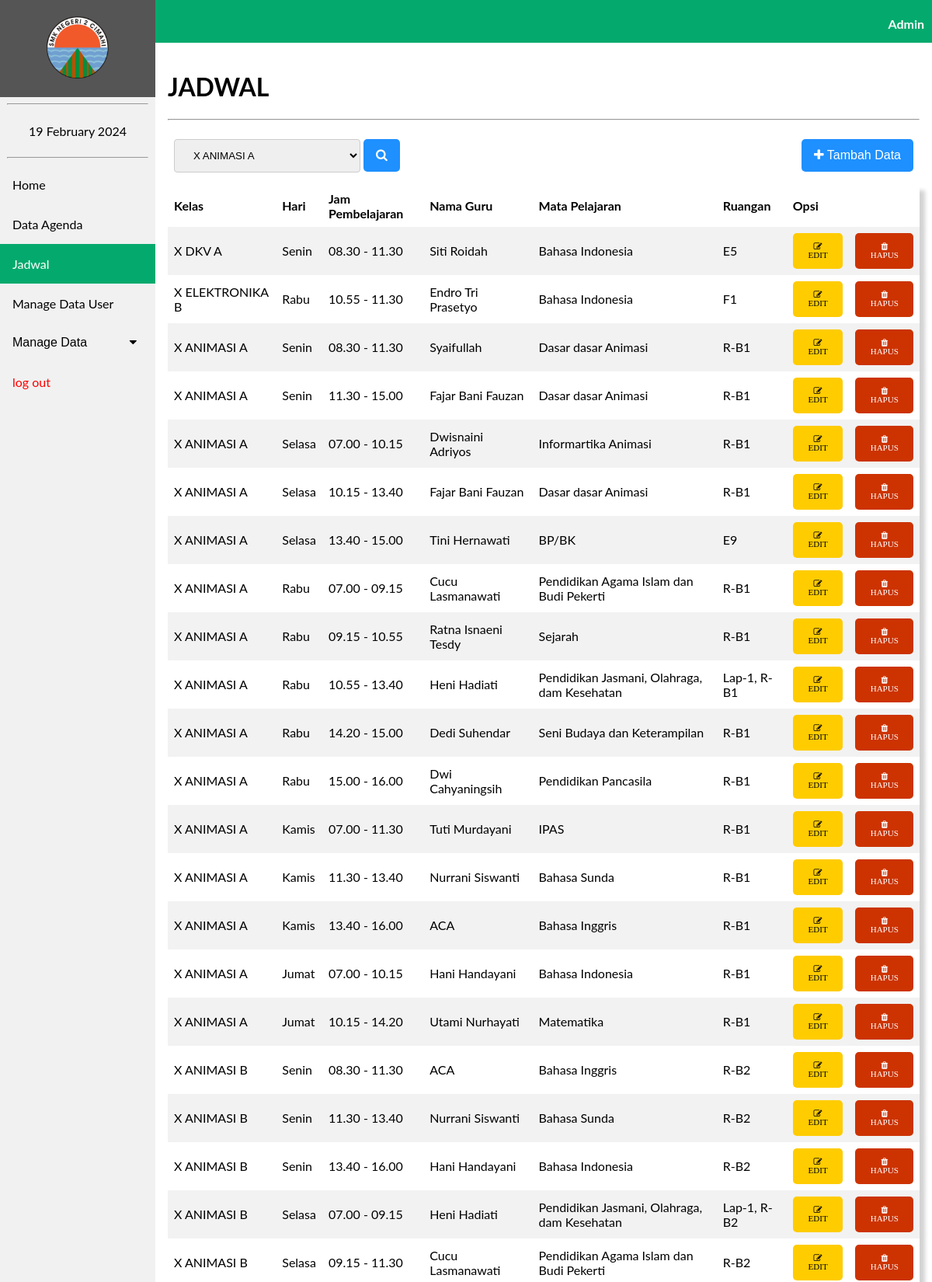
The app's page /agenda/jadwal.php (signed in, upper part) with its own data.
### tables this page shows
CREATE TABLE `tb_jadwal` (
  `id_jadwal` int(11) NOT NULL,
  `id_kelas` varchar(6) NOT NULL,
  `hari` varchar(10) NOT NULL,
  `jam_masuk` varchar(15) NOT NULL,
  `jam_selesai` varchar(15) NOT NULL,
  `nip` varchar(18) NOT NULL,
  `id_mapel` varchar(6) NOT NULL,
  `ruangan` varchar(50) NOT NULL
);

CREATE TABLE `tb_kelas` (
  `id_kelas` varchar(6) NOT NULL,
  `nama_kelas` varchar(50) NOT NULL,
  `username` varchar(50) NOT NULL,
  `password` varchar(50) NOT NULL,
  `role` int(11) NOT NULL
);

CREATE TABLE `tb_guru` (
  `nip` varchar(18) NOT NULL,
  `id_mapel` varchar(6) NOT NULL,
  `nama_guru` varchar(100) NOT NULL,
  `password` varchar(100) NOT NULL,
  `role` int(11) NOT NULL
);

CREATE TABLE `tb_mapel` (
  `id_mapel` varchar(6) NOT NULL,
  `nama_mapel` varchar(70) NOT NULL
);

### agenda/jadwal.php (the view, shortened to what this page needs)
<?php
    include 'koneksi.php';
    $sql = "SELECT tb_jadwal.id_jadwal, tb_kelas.nama_kelas, tb_jadwal.hari, tb_jadwal.jam_masuk, tb_jadwal.jam_selesai, tb_guru.nama_guru,
            tb_mapel.nama_mapel, tb_jadwal.ruangan FROM tb_jadwal INNER JOIN tb_kelas ON tb_jadwal.id_kelas=tb_kelas.id_kelas INNER JOIN
            tb_guru ON tb_jadwal.nip=tb_guru.nip INNER JOIN tb_mapel ON tb_jadwal.id_mapel = tb_mapel.id_mapel";
    $proses = mysqli_query($Conn, $sql);
    $sql1 = "SELECT * FROM tb_kelas";
    $proses1 = mysqli_query($Conn, $sql1);
?>
<!DOCTYPE html>
<html lang="en">
<head>
    <link rel="stylesheet" href="navbar.css">
    <link rel="stylesheet" href="https://cdnjs.cloudflare.com/ajax/libs/font-awesome/4.7.0/css/font-awesome.min.css">
</head>
<body>
    <header>
        <div class="sidebar">
            <a href="beranda3.php"><center><img src="image/2cmi.PNG" style="width: 80px; padding: 5px;"></center></a>
            <hr  style="width: 90%;">
            <center><a href="#"><?= date("d F Y"); ?></a></center>
            <hr  style="width: 90%;">
            <a href="beranda3.php">Home</a>
            <a href="data_admin.php">Data Agenda</a>
            <a class="active" href="jadwal.php">Jadwal</a>
            <a href="manage_data_user.php">Manage Data User</a>
            <button class="dropdown-btn">Manage Data
            <i class="fa fa-caret-down"></i>
            </button>
            <a style="color: red;"href="logout.php"> log out</button></a>
        </div>
    </header>
    <div class="head" style="display: inline-block;">
        <p style="margin-right: 10px;"><b>Admin</b></p>
    </div>
    <div class="content">
    <h1>JADWAL</h1><hr>
    <table>
        <tr>
            <td><form action="s_jadwal.php" method="POST"><select name="search">
                <?php
                    foreach($proses1 as $k){ ?>
                    <option value="<?= $k['id_kelas'] ?>"><?= $k['nama_kelas'] ?></option>
                <?php } ?>
            </select>
            <button class="btn1" name="submit"><i class="fa fa-search"></i></button></form></td>
            <td style="text-align:right;"><a href="input_jadwal.php"><button class="btn1"><i class="fa fa-plus"></i> Tambah Data</button></a></td>
        </tr>
    </table>
    <table style="box-shadow: 7px 7px 5px lightgrey;">
        <tr>
            <th>Kelas</th>
            <th>Hari</th>
            <th>Jam Pembelajaran</th>
            <th>Nama Guru</th>
            <th>Mata Pelajaran</th>
            <th>Ruangan</th>
            <th>Opsi</th>
        </tr>
        <?php
            foreach($proses as $data){
        ?>
        <tr>
            <td><?= $data['nama_kelas'] ?></td>
            <td><?= $data['hari'] ?></td>
            <td><?= $data['jam_masuk']." - ".$data['jam_selesai'] ?></td>
            <td><?= $data['nama_guru'] ?></td>
            <td><?= $data['nama_mapel'] ?></td>
            <td><?= $data['ruangan'] ?></td>
            <td><a href="edit_jadwal.php?id=<?= $data['id_jadwal'] ?>"><button class="btn1" name="submit" style="font-size: 11px;background-color: #ffcc00;color: #000000;"><i class="fa fa-edit"> EDIT</i></button></a>
            <td><a href="hapus_jadwal.php?id=<?= $data['id_jadwal'] ?>"><button class="btn1" name="submit"style="font-size: 11px; background-color: #cc3300;"><i class="fa fa-trash"> HAPUS</i></button></form></td>
        </tr>
        <?php } ?>
    </table>
    </div>
</body>
</html>

### agenda/navbar.css (style rules this page uses)
body { margin: 0; font-family: "Lato", sans-serif; }
.sidebar { margin: 0; padding: 0; width: 200px; background-color: #f1f1f1; position: fixed; height: 100%; overflow-x: hidden; z-index: 1; }
.sidebar a, .dropdown-btn { display: block; color: black; padding: 16px; text-decoration: none; }
.sidebar a.active { background-color: #04AA6D; color: white; }
div.content { margin-left: 200px; padding: 16px; min-height: 515px; }
.head { width: 100%; height: 50px; padding-top: 5px; text-align: right; color: white; background-color: #04AA6D; }
.dropdown-btn { padding: 16px; text-decoration: none; font-size: 16px; color: black; display: block; border: none; background: none; width: 100%; text-align: left; cursor: pointer; outline: none; }
.fa-caret-down { float: right; padding-right: 8px; }

### agenda/jadwal.php (style rules this page uses)
table { border-collapse: collapse; width: 100%; }
th, td { color: black; text-align: left; padding: 8px; }
tr:nth-child(even) { background-color: #f2f2f2 }
.btn1 { background-color: DodgerBlue; border: none; border-radius: 5px; color: white; padding: 12px 16px; font-size: 16px; cursor: pointer; }
select { width: 240px; padding: 12px 20px; margin: 8px 0; display: inline-block; border: 1px solid #ccc; border-radius: 4px; box-sizing: border-box; }

### records on screen
tb_jadwal: id_kelas.nama_kelas "X DKV A", hari "Senin", jam_masuk "08.30", jam_selesai "11.30", tb_guru.nama_guru "Siti Roidah", id_mapel.nama_mapel "Bahasa Indonesia", ruangan "E5"
tb_jadwal: id_kelas.nama_kelas "X ELEKTRONIKA B", hari "Rabu", jam_masuk "10.55", jam_selesai "11.30", tb_guru.nama_guru "Endro Tri Prasetyo", id_mapel.nama_mapel "Bahasa Indonesia", ruangan "F1"
tb_jadwal: id_kelas.nama_kelas "X ANIMASI A", hari "Senin", jam_masuk "08.30", jam_selesai "11.30", tb_guru.nama_guru "Syaifullah", id_mapel.nama_mapel "Dasar dasar Animasi", ruangan "R-B1"
tb_jadwal: id_kelas.nama_kelas "X ANIMASI A", hari "Senin", jam_masuk "11.30", jam_selesai "15.00", tb_guru.nama_guru "Fajar Bani Fauzan", id_mapel.nama_mapel "Dasar dasar Animasi", ruangan "R-B1"
tb_jadwal: id_kelas.nama_kelas "X ANIMASI A", hari "Selasa", jam_masuk "07.00", jam_selesai "10.15", tb_guru.nama_guru "Dwisnaini Adriyos", id_mapel.nama_mapel "Informartika Animasi", ruangan "R-B1"
tb_jadwal: id_kelas.nama_kelas "X ANIMASI A", hari "Selasa", jam_masuk "10.15", jam_selesai "13.40", tb_guru.nama_guru "Fajar Bani Fauzan", id_mapel.nama_mapel "Dasar dasar Animasi", ruangan "R-B1"
tb_jadwal: id_kelas.nama_kelas "X ANIMASI A", hari "Selasa", jam_masuk "13.40", jam_selesai "15.00", tb_guru.nama_guru "Tini Hernawati", id_mapel.nama_mapel "BP/BK", ruangan "E9"
tb_jadwal: id_kelas.nama_kelas "X ANIMASI A", hari "Rabu", jam_masuk "07.00", jam_selesai "09.15", tb_guru.nama_guru "Cucu Lasmanawati", id_mapel.nama_mapel "Pendidikan Agama Islam dan Budi Pekerti", ruangan "R-B1"
tb_jadwal: id_kelas.nama_kelas "X ANIMASI A", hari "Rabu", jam_masuk "09.15", jam_selesai "10.55", tb_guru.nama_guru "Ratna Isnaeni Tesdy", id_mapel.nama_mapel "Sejarah", ruangan "R-B1"
tb_jadwal: id_kelas.nama_kelas "X ANIMASI A", hari "Rabu", jam_masuk "10.55", jam_selesai "13.40", tb_guru.nama_guru "Heni Hadiati", id_mapel.nama_mapel "Pendidikan Jasmani, Olahraga, dam Kesehatan", ruangan "Lap-1, R-B1"
tb_jadwal: id_kelas.nama_kelas "X ANIMASI A", hari "Rabu", jam_masuk "14.20", jam_selesai "15.00", tb_guru.nama_guru "Dedi Suhendar", id_mapel.nama_mapel "Seni Budaya dan Keterampilan", ruangan "R-B1"
tb_jadwal: id_kelas.nama_kelas "X ANIMASI A", hari "Rabu", jam_masuk "15.00", jam_selesai "16.00", tb_guru.nama_guru "Dwi Cahyaningsih", id_mapel.nama_mapel "Pendidikan Pancasila", ruangan "R-B1"
tb_jadwal: id_kelas.nama_kelas "X ANIMASI A", hari "Kamis", jam_masuk "07.00", jam_selesai "11.30", tb_guru.nama_guru "Tuti Murdayani", id_mapel.nama_mapel "IPAS", ruangan "R-B1"
tb_jadwal: id_kelas.nama_kelas "X ANIMASI A", hari "Kamis", jam_masuk "11.30", jam_selesai "13.40", tb_guru.nama_guru "Nurrani Siswanti", id_mapel.nama_mapel "Bahasa Sunda", ruangan "R-B1"
tb_jadwal: id_kelas.nama_kelas "X ANIMASI A", hari "Kamis", jam_masuk "13.40", jam_selesai "16.00", tb_guru.nama_guru "ACA", id_mapel.nama_mapel "Bahasa Inggris", ruangan "R-B1"
tb_jadwal: id_kelas.nama_kelas "X ANIMASI A", hari "Jumat", jam_masuk "07.00", jam_selesai "10.15", tb_guru.nama_guru "Hani Handayani", id_mapel.nama_mapel "Bahasa Indonesia", ruangan "R-B1"
tb_jadwal: id_kelas.nama_kelas "X ANIMASI A", hari "Jumat", jam_masuk "10.15", jam_selesai "14.20", tb_guru.nama_guru "Utami Nurhayati", id_mapel.nama_mapel "Matematika", ruangan "R-B1"
tb_jadwal: id_kelas.nama_kelas "X ANIMASI B", hari "Senin", jam_masuk "08.30", jam_selesai "11.30", tb_guru.nama_guru "ACA", id_mapel.nama_mapel "Bahasa Inggris", ruangan "R-B2"
tb_jadwal: id_kelas.nama_kelas "X ANIMASI B", hari "Senin", jam_masuk "11.30", jam_selesai "13.40", tb_guru.nama_guru "Nurrani Siswanti", id_mapel.nama_mapel "Bahasa Sunda", ruangan "R-B2"
tb_jadwal: id_kelas.nama_kelas "X ANIMASI B", hari "Senin", jam_masuk "13.40", jam_selesai "16.00", tb_guru.nama_guru "Hani Handayani", id_mapel.nama_mapel "Bahasa Indonesia", ruangan "R-B2"
tb_jadwal: id_kelas.nama_kelas "X ANIMASI B", hari "Selasa", jam_masuk "07.00", jam_selesai "09.15", tb_guru.nama_guru "Heni Hadiati", id_mapel.nama_mapel "Pendidikan Jasmani, Olahraga, dam Kesehatan", ruangan "Lap-1, R-B2"
tb_jadwal: id_kelas.nama_kelas "X ANIMASI B", hari "Selasa", jam_masuk "09.15", jam_selesai "11.30", tb_guru.nama_guru "Cucu Lasmanawati", id_mapel.nama_mapel "Pendidikan Agama Islam dan Budi Pekerti", ruangan "R-B2"

### other values on screen
form field search "X ANIMASI A"
